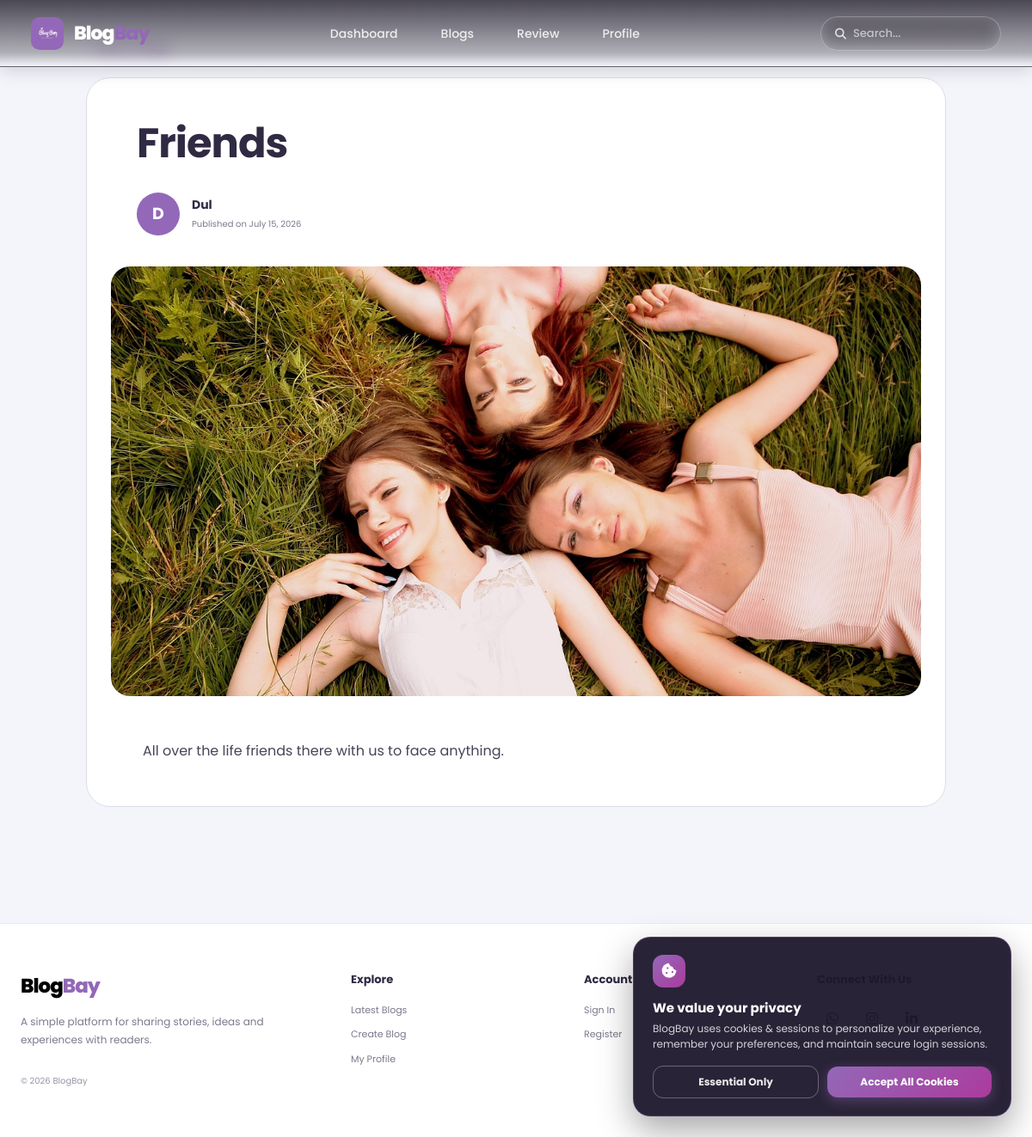
The page /view_blog.php?id=9 on the database its author committed.
### tables this page shows
CREATE TABLE IF NOT EXISTS `blogpost` (
  `id` int(11) NOT NULL AUTO_INCREMENT PRIMARY KEY,
  `user_id` int(11) DEFAULT NULL,
  `title` varchar(255) DEFAULT NULL,
  `content` text DEFAULT NULL,
  `created_at` timestamp NOT NULL DEFAULT current_timestamp(),
  `updated_at` timestamp NOT NULL DEFAULT current_timestamp() ON UPDATE current_timestamp(),
  `image` varchar(255) DEFAULT NULL,
  CONSTRAINT `blogpost_ibfk_1` FOREIGN KEY (`user_id`) REFERENCES `user` (`id`) ON DELETE CASCADE
);

CREATE TABLE IF NOT EXISTS `user` (
  `id` int(11) NOT NULL AUTO_INCREMENT PRIMARY KEY,
  `username` varchar(50) NOT NULL,
  `email` varchar(100) NOT NULL UNIQUE,
  `password` varchar(255) NOT NULL,
  `role` varchar(20) DEFAULT 'user',
  `phone` varchar(50) DEFAULT NULL,
  `location` varchar(100) DEFAULT NULL,
  `designation` varchar(100) DEFAULT 'Writer & Content Author',
  `bio` text DEFAULT NULL,
  `facebook` varchar(255) DEFAULT NULL,
  `linkedin` varchar(255) DEFAULT NULL,
  `twitter` varchar(255) DEFAULT NULL,
  `github` varchar(255) DEFAULT NULL,
  `profile_pic` varchar(255) DEFAULT NULL,
  `remember_token` varchar(255) DEFAULT NULL
);

### view_blog.php (the view, shortened to what this page needs)
<?php
include "config.php";
include "site_config.php";
$blogID = (int) $_GET['id'];
$sql = "SELECT blogpost.*, user.username, p.profile_pic
        FROM blogpost
        JOIN user ON blogpost.user_id = user.id
        LEFT JOIN user_profiles p ON user.id = p.user_id
        WHERE blogpost.id = $blogID
        LIMIT 1";
$result = mysqli_query($conn, $sql);
$blog = mysqli_fetch_assoc($result);
$backPage = isset($_SESSION['user_id']) ? "dashboard.php" : "login.php";
?>
<!DOCTYPE html>
<html lang="en">
<head>
    <link rel="stylesheet" href="css/view_blog.css?v=<?php echo time(); ?>">
    <link rel="stylesheet" href="css/footer.css?v=<?php echo time(); ?>">
    <link rel="stylesheet" href="css/responsive.css?v=<?php echo time(); ?>">
    <link rel="stylesheet" href="https://cdnjs.cloudflare.com/ajax/libs/font-awesome/6.7.2/css/all.min.css">
</head>
<body>
<header class="hero-navbar">
    <div class="hero-navbar-inner">
        <a href="dashboard.php" class="hero-brand">
            <?php echo renderSiteLogo(); ?>
            <?php echo renderSiteName(); ?>
        </a>
        <nav class="hero-nav-links">
            <a href="dashboard.php" class="hero-nav-item">Dashboard</a>
            <a href="dashboard.php#blogGrid" class="hero-nav-item">Blogs</a>
            <a href="reviews.php" class="hero-nav-item">Review</a>
            <a href="profile.php" class="hero-nav-item">Profile</a>
        </nav>
        <div class="hero-search-box" style="position: relative; display: flex; align-items: center; background: rgba(255, 255, 255, 0.15) !important; border: 1px solid rgba(255, 255, 255, 0.25) !important; border-radius: 999px !important; padding: 6px 16px !important; width: 210px !important;">
            <i class="fa-solid fa-magnifying-glass" style="color: rgba(255, 255, 255, 0.8) !important; margin-right: 8px !important; font-size: 13px !important;"></i>
            <input id="blogSearch" type="text" placeholder="Search..." style="background: transparent !important; border: none !important; outline: none !important; color: #ffffff !important; font-size: 13px !important; width: 100% !important; box-shadow: none !important; padding: 0 !important; margin: 0 !important; height: auto !important;" onkeydown="if(event.key==='Enter'){ window.location.href='dashboard.php?search='+encodeURIComponent(this.value); }">
        </div>
    </div>
</header>
<main class="article-wrapper">
    <a href="<?php echo $backPage; ?>" class="back-link">
        ← Back to blogs
    </a>
    <article class="article-card">
        <header class="article-header">
            <h1><?php echo htmlspecialchars($blog['title']); ?></h1>
            <div class="author-row">
                <?php echo renderUserAvatar($blog['username'], $blog['profile_pic'] ?? null, 'author-avatar'); ?>
                <div class="author-details">
                    <strong><?php echo htmlspecialchars($blog['username']); ?></strong>
                    <span>Published on <?php echo date("F d, Y", strtotime($blog['created_at'])); ?></span>
                </div>
            </div>
        </header>
        <?php if (!empty($blog['image']) && file_exists(__DIR__ . '/uploads/' . $blog['image'])) { ?>
            <div class="cover-wrapper">
                <img src="uploads/<?php echo htmlspecialchars($blog['image']); ?>" alt="<?php echo htmlspecialchars($blog['title']); ?>" class="cover-image">
            </div>
        <?php } ?>
        <section class="article-content">
            <?php echo nl2br(htmlspecialchars($blog['content'])); ?>
        </section>
    </article>
</main>
<?php include "includes/footer.php"; ?>
</body>
</html>

### site_config.php (shortened to what this page needs)
<?php
function renderSiteName(): string
{
    return '<span class="site-name"><span class="site-name-blog">Blog</span><span class="site-name-bay">Bay</span></span>';
}
function renderSiteLogo(): string
{
    $possibleFiles = [
        'images/logo.png',
        'images/logo.jpg',
        'images/logo.jpeg',
        'images/logo.webp',
        'images/logo.svg',
        'images/blog.jpg'
    ];
    foreach ($possibleFiles as $file) {
        $fullPath = __DIR__ . '/' . $file;
        if (file_exists($fullPath)) {
            $mtime = filemtime($fullPath);
            return '<img src="' . $file . '?v=' . $mtime . '" alt="BlogBay logo" class="brand-logo-img" style="width:38px; height:38px; object-fit:cover; border-radius:10px; flex-shrink:0;">';
        }
    }
    return '<span class="logo-icon-badge" style="width:38px; height:38px; border-radius:10px; background:linear-gradient(135deg, var(--purple), var(--magenta)); display:inline-flex; align-items:center; justify-content:center; color:#fff; font-size:18px; flex-shrink:0;"><i class="fa-solid fa-feather-pointed"></i></span>';
}
function renderUserAvatar(?string $username, ?string $profilePic, string $containerClass = 'author-avatar'): string
{
    $name = !empty($username) ? $username : 'U';
    $letter = htmlspecialchars(strtoupper(substr($name, 0, 1)));
    $classAttr = htmlspecialchars($containerClass);
    if (!empty($profilePic)) {
        $uploadFile = __DIR__ . '/uploads/' . $profilePic;
    }
    return '<div class="' . $classAttr . '">' . $letter . '</div>';
}
?>

### css/view_blog.css (style rules this page uses)
* { margin:0; padding:0; box-sizing:border-box; font-family:'Poppins',sans-serif; }
:root { --cyan:#72d6d8; --blue:#83c3cc; --periwinkle:#9198c2; --purple:#9368b8; --magenta:#ab3b9d; --background:#f4f5fb; --white:#ffffff; --text:#302a42; --muted:#7f798d; --border:#dedce7; }
body { min-height:100vh; background:var(--background); color:var(--text); }
.article-wrapper { width:min(1000px,90%); margin:0 auto; padding:42px 0 70px; }
.back-link { display:inline-block; margin-bottom:25px; color:var(--purple); text-decoration:none; font-size:12px; font-weight:600; }
.article-card { overflow:hidden; border:1px solid var(--border); border-radius:28px; background:var(--white); }
.article-header { padding:48px 58px 36px; }
.article-header h1 { max-width:850px; margin-bottom:28px; color:var(--text); font-size:48px; line-height:1.18; letter-spacing:-1px; }
.author-row { display:flex; align-items:center; gap:14px; }
.author-avatar { width:50px; height:50px; display:flex; align-items:center; justify-content:center; border-radius:50%; background:var(--purple); color:var(--white); font-size:19px; font-weight:700; overflow:hidden; }
.author-details strong, .author-details span { display:block; }
.author-details strong { margin-bottom:4px; color:var(--text); font-size:14px; }
.author-details span { margin-top:2px; color:var(--muted); font-size:10px; }
.cover-wrapper { padding:0 28px; }
.cover-image { display:block; width:100%; height:500px; border-radius:22px; object-fit:cover; }
.article-content { padding:48px 65px; color:#494357; font-size:16px; line-height:2; word-break:break-word; }
.site-name { display:inline-flex; align-items:baseline; font:inherit; font-weight:800; letter-spacing:-1px; line-height:1; }
.site-name-blog { color:#000000 !important; }
.site-name-bay { color:#9368b8 !important; }
.hero-navbar { position: sticky; top: 0; width: 100%; height: 76px; z-index: 1000; background: #1d172b; border-bottom: 1px solid rgba(255, 255, 255, 0.1); box-shadow: 0 4px 20px rgba(0, 0, 0, 0.15); }
.hero-navbar-inner { max-width: 1300px; margin: 0 auto; height: 100%; padding: 0 36px; display: flex; align-items: center; justify-content: space-between; gap: 24px; }
.hero-brand { display: flex; align-items: center; gap: 12px; text-decoration: none; color: #ffffff; font-size: 22px; font-weight: 800; }
.hero-brand img { width: 42px; height: 42px; object-fit: contain; border-radius: 12px; }
.hero-brand .site-name-blog { color: #ffffff !important; }
.hero-brand .site-name-bay { color: #9368b8 !important; }
.hero-nav-links { display: flex; align-items: center; gap: 10px; }
.hero-nav-item { display: inline-flex; align-items: center; justify-content: center; padding: 8px 18px; border-radius: 8px; font-size: 14px; font-weight: 500; color: rgba(255, 255, 255, 0.85); text-decoration: none; background: transparent; border: 2px solid transparent; outline: 2px solid transparent; transition: all 0.2s ease; }
.hero-search-box { position: relative; display: flex; align-items: center; height: 40px; background: rgba(255, 255, 255, 0.15) !important; border: 1px solid rgba(255, 255, 255, 0.22) !important; border-radius: 999px !important; padding: 0 16px !important; min-width: 170px; max-width: 240px; backdrop-filter: blur(10px); }
.hero-search-box i { color: rgba(255, 255, 255, 0.75) !important; font-size: 13px !important; margin-right: 8px !important; }
.hero-search-box input { width: 100% !important; height: auto !important; padding: 0 !important; border: none !important; outline: none !important; background: transparent !important; font-size: 13px !important; font-weight: 500 !important; color: #ffffff !important; box-shadow: none !important; border-radius: 0 !important; }
.hero-search-box input::placeholder { color: rgba(255, 255, 255, 0.6) !important; }

### css/footer.css (style rules this page uses)
.site-name { display:inline-flex;align-items:baseline;font:inherit;font-weight:800;letter-spacing:-1px;line-height:1; }
.site-name-blog { color:#000000 !important; }
.site-name-bay { color:#9368b8 !important; }

### rows shown on the page
blogpost: title "Friends", user.username "D", user.username "Dul", created_at "July 15, 2026", image (picture), content "All over the life friends there with us to face anything."

### other values the page prints
$siteName "BlogBay"
